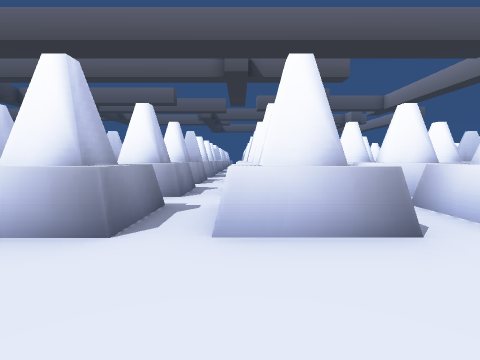
View 1 (above)

24 first-person views from a walk through a 3-D level made in the Unity game engine. The camera is 0.59 m above the floor, tilts 4° down and sees 80° across. The floor is counted in squares, 1 m on a side. Each view is taken from the middle of a square. On the plan, view 1 faces up. The plan holds only what a view shows up to about 9 squares ahead; the rest is blank. The place goes on beyond the plan.

View 2
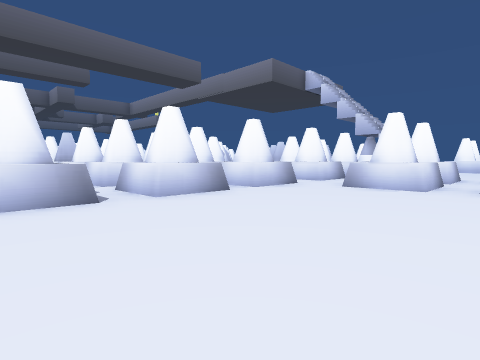

View 3
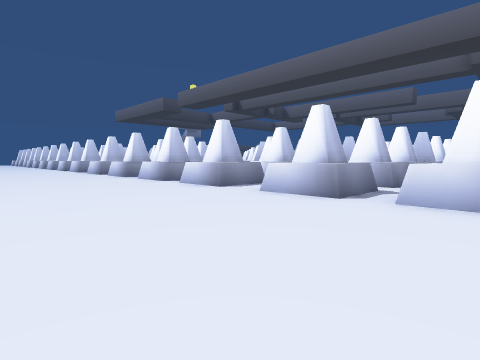

View 4
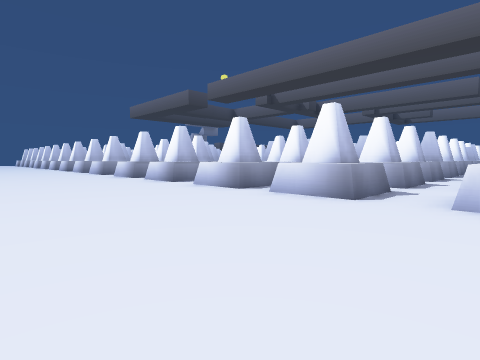

View 5
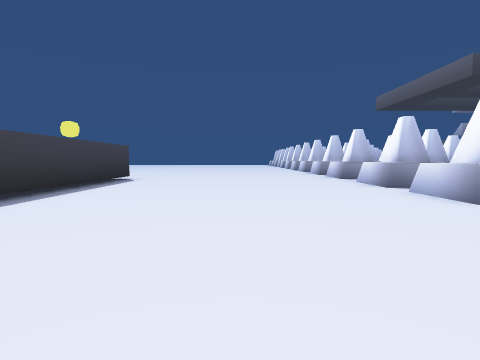

View 6
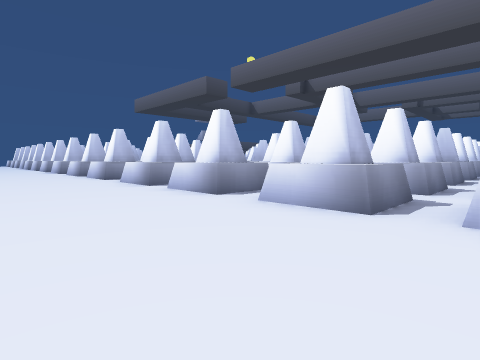

View 7
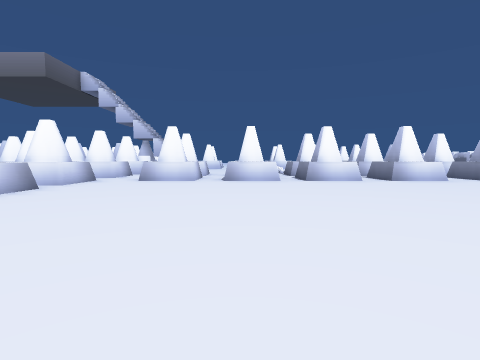

View 8
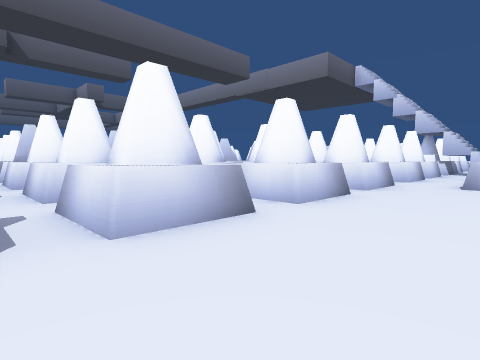

View 9
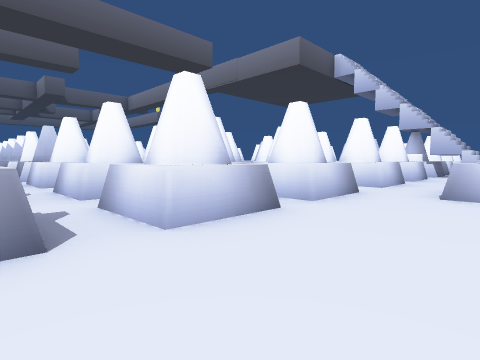

View 10
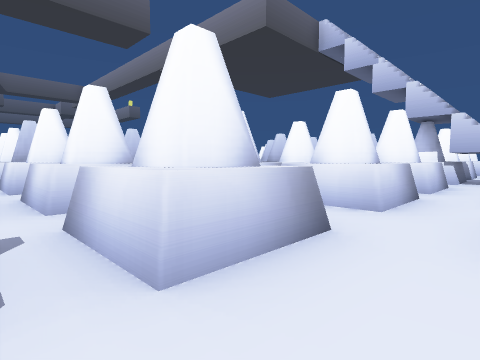

View 11
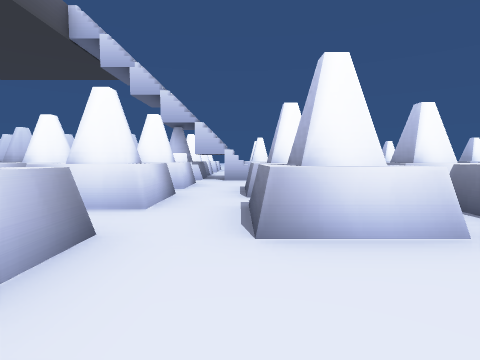

View 12
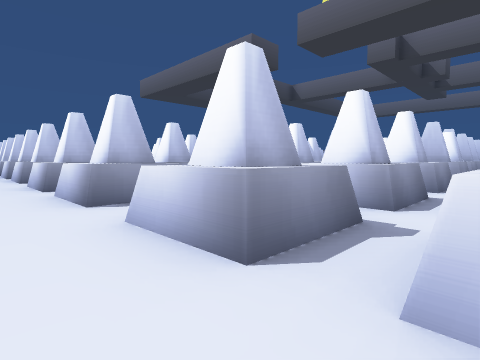

View 13
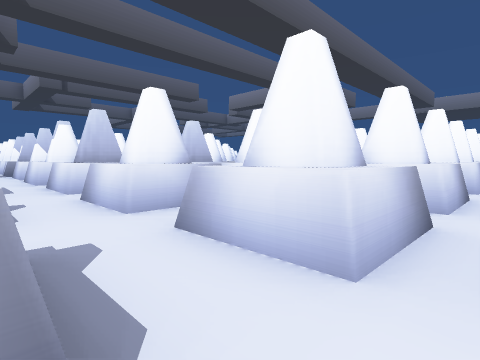

View 14
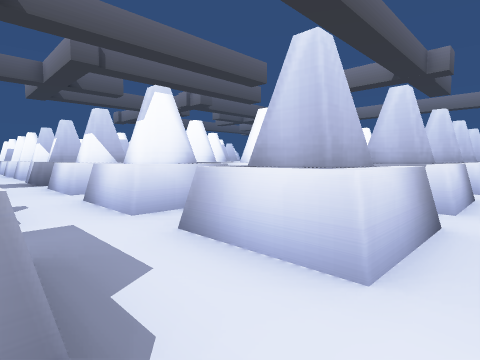

View 15
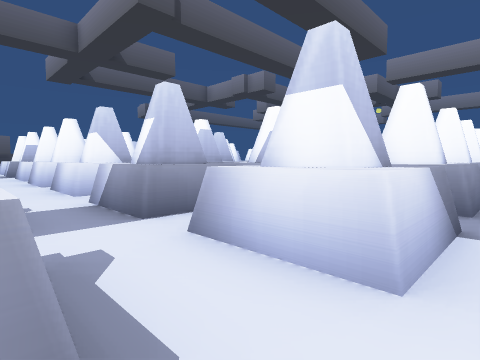

View 16
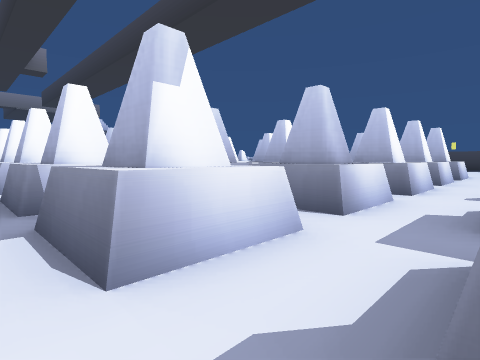

View 17
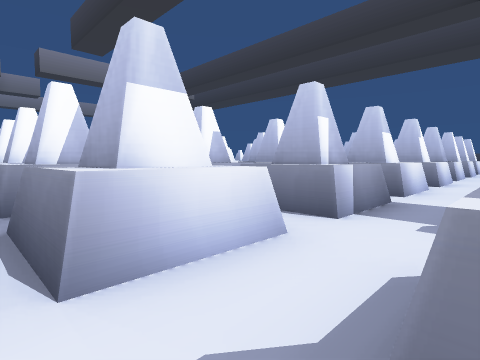

View 18
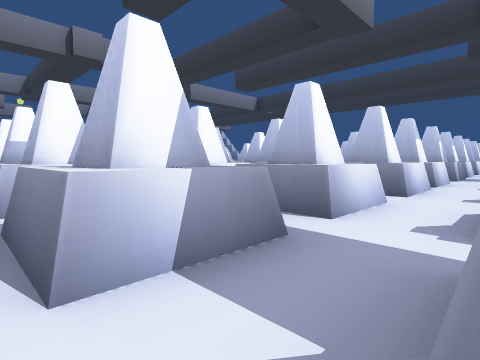

View 19
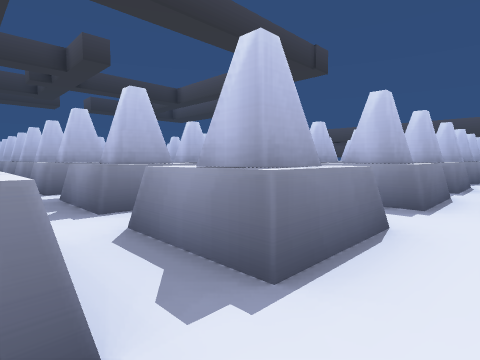

View 20
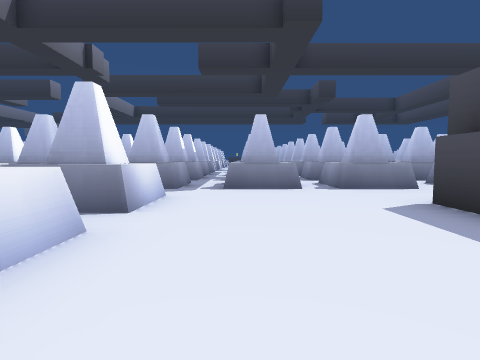

View 21
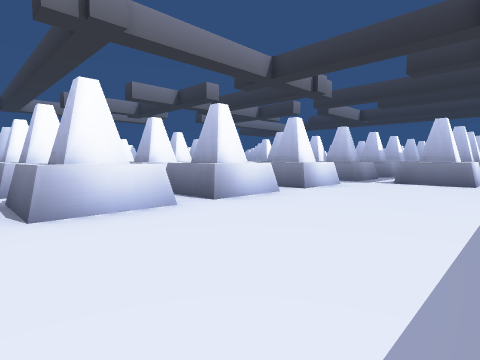

View 22
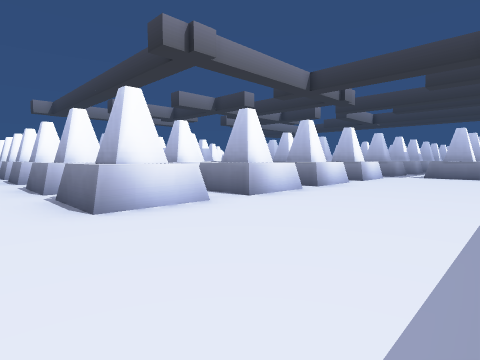

View 23
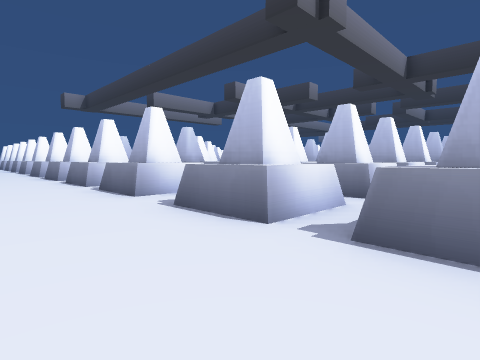

View 24
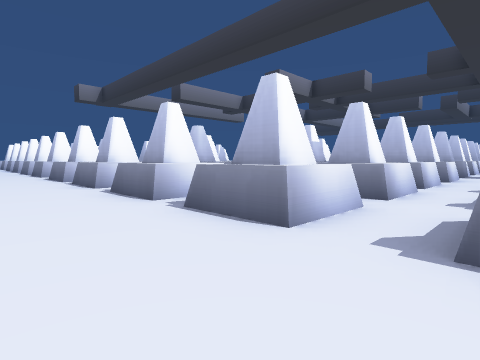

### Floor plan
Key: @ floor where view 1 was taken; # wall or solid block; . floor; O other object.
Columns run from 14 left of view 1 to 14 right of it. Each row starts with its distance up from view 1.
 42        .........
 41    ...................
 40    ....OOOO.OOOO.OOOO.
 39    ....OOOO.OOOO O OO
 38    ..........
 37    ....OOOO.OOOO O
 36    ....O O .O    O
 35    ....OOOO.O OO
 34    ....O O .O O
 33   #....OOO .O
 32   #....O OO.O
 31 .......
 30 O.OOOO.O OO
 29 O.OOOO.O O
 28 .......
 27 O.OOOO.O
 26 O.OO
 25 O.OOOO
 24 O.OOO
 23 O.OOOO
 22 O.OOOO
 21 .....
 20 O.OOOO
 19 O.O OO
 18 O.OOOO
 17 O.OOO
 16 O.O OO
 15 O.OOOO   OO
 14 ......
 13 O.OOOO   OO        O
 12 O.OOO              O
 11 O.OOO         O  O O
 10 O.OOOO.OOOO   OO O OO
  9 ......  ...
  8 O.OOOO OOOO.OOOO.O OO
  7 O.OO   OO O. OO .O OO
  6 O.OOOO OO O.OOO .O O  O O  OO
  5 O.OOOO.OOOO.OOOO.OOOO OOOO OO
  4 ......  ............
  3 O.OOOO.OOOO.OOOO.OOOO.OOOO
  2 O.O.OO.O.OO.OOOO.O.OO.OOOO#
  1 .....................O.OO.#
  0 ..............@.....OO.OO
 -1 .........................
 -2 ....................OO OO
 -3 ........     .......OO O
 -4 .OOOOOO       ......OO OO

Where each view was taken, in squares from view 1:
view 1: 0 up, 0 right, facing up
view 2: 2 down, 0 right, facing up-right
view 3: 2 down, 1 right, facing up-left
view 4: 2 down, 2 left, facing up-left
view 5: 1 down, 5 left, facing left
view 6: 1 down, 5 left, facing up-left
view 7: 2 down, 2 left, facing right
view 8: 0 up, 1 left, facing up-right
view 9: 0 up, 1 right, facing up-right
view 10: 1 up, 4 right, facing up-right
view 11: 1 up, 4 right, facing right
view 12: 1 up, 10 left, facing up-left
view 13: 4 up, 14 left, facing up-right
view 14: 9 up, 14 left, facing up-right
view 15: 14 up, 14 left, facing up-right
view 16: 14 up, 14 left, facing down-right
view 17: 21 up, 14 left, facing down-right
view 18: 28 up, 14 left, facing down-right
view 19: 31 up, 10 left, facing down-left
view 20: 36 up, 9 left, facing down
view 21: 38 up, 11 left, facing down-right
view 22: 41 up, 11 left, facing down-right
view 23: 42 up, 7 left, facing down-right
view 24: 42 up, 4 left, facing down-right
